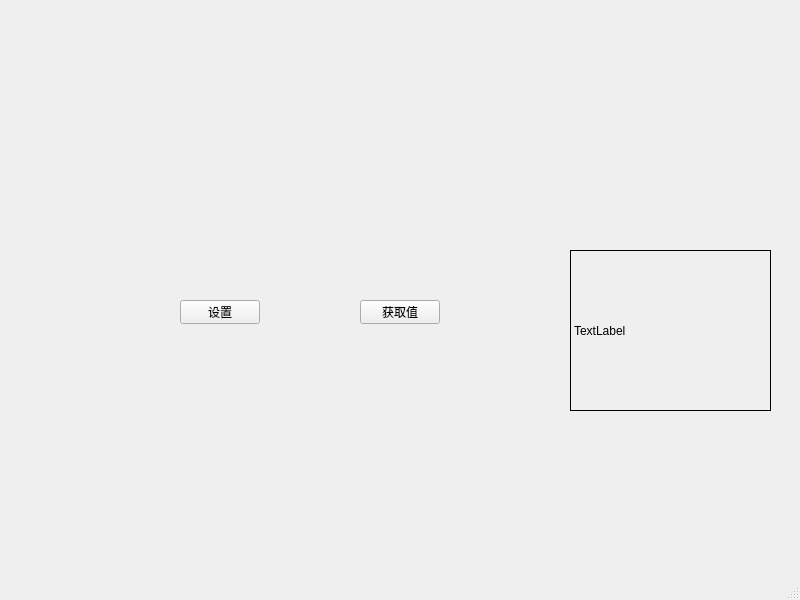
<?xml version="1.0" encoding="UTF-8"?>
<ui version="4.0">
 <class>MainWindow</class>
 <widget class="QMainWindow" name="MainWindow">
  <property name="geometry">
   <rect>
    <x>0</x>
    <y>0</y>
    <width>800</width>
    <height>600</height>
   </rect>
  </property>
  <property name="windowTitle">
   <string>MainWindow</string>
  </property>
  <widget class="QWidget" name="centralwidget">
   <widget class="MyWidget" name="widget" native="true">
    <property name="geometry">
     <rect>
      <x>180</x>
      <y>30</y>
      <width>361</width>
      <height>201</height>
     </rect>
    </property>
   </widget>
   <widget class="QPushButton" name="setButton">
    <property name="geometry">
     <rect>
      <x>180</x>
      <y>300</y>
      <width>80</width>
      <height>24</height>
     </rect>
    </property>
    <property name="text">
     <string>设置</string>
    </property>
   </widget>
   <widget class="QPushButton" name="getvalueButton">
    <property name="geometry">
     <rect>
      <x>360</x>
      <y>300</y>
      <width>80</width>
      <height>24</height>
     </rect>
    </property>
    <property name="text">
     <string>获取值</string>
    </property>
   </widget>
   <widget class="MyLabel" name="label">
    <property name="geometry">
     <rect>
      <x>570</x>
      <y>250</y>
      <width>201</width>
      <height>161</height>
     </rect>
    </property>
    <property name="frameShape">
     <enum>QFrame::Box</enum>
    </property>
    <property name="text">
     <string>TextLabel</string>
    </property>
   </widget>
  </widget>
  <widget class="QMenuBar" name="menubar">
   <property name="geometry">
    <rect>
     <x>0</x>
     <y>0</y>
     <width>800</width>
     <height>21</height>
    </rect>
   </property>
  </widget>
  <widget class="QStatusBar" name="statusbar"/>
 </widget>
 <customwidgets>
  <customwidget>
   <class>MyWidget</class>
   <extends>QWidget</extends>
   <header location="global">mywidget.h</header>
   <container>1</container>
  </customwidget>
  <customwidget>
   <class>MyLabel</class>
   <extends>QLabel</extends>
   <header location="global">mylabel.h</header>
  </customwidget>
 </customwidgets>
 <resources/>
 <connections/>
</ui>
